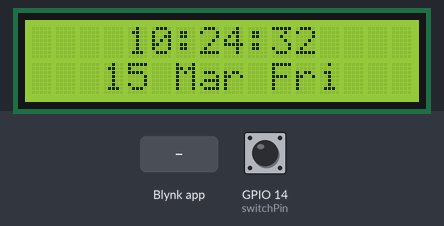
Bench run of a sketch on a simulated ESP8266 (NodeMCU). Shown: 16×2 character LCD. The inputs (shaded band) are chosen by the test bench; at power-on: GPIO 14 (switchPin) HIGH. WiFi joins after 1.5 s; servers stay silent unless stated; the local clock reads 2024-03-15 10:24:30 at power-on unless the sketch sets it.

Above: at 4.5 s.
4.6 s: Blynk app writes 1 to V0
At 5.7 s:
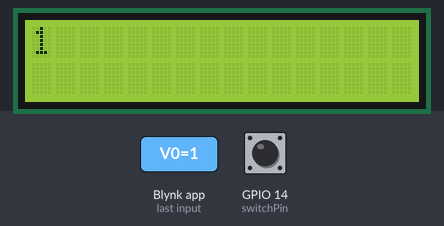
7.7 s: GPIO 14 (switchPin) pulled LOW for 3.2 s
At 12.7 s:
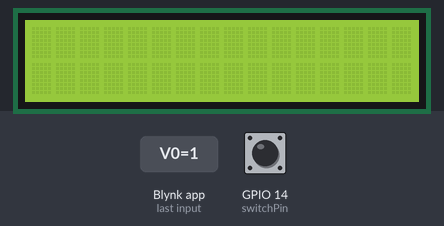
14.0 s: GPIO 14 (switchPin) pulled LOW for 1 s
At 24.0 s:
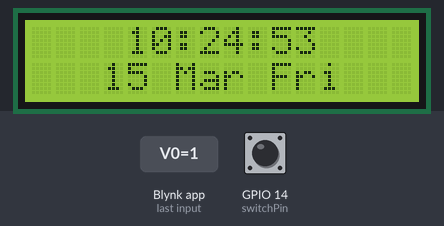
Timing chart, 0 to 24.1 s (numbered marks = the images above; inputs shaded):
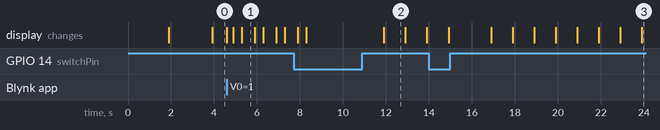

The sketch:

BlynkTerminalLCD.ino
```cpp
#define BLYNK_PRINT Serial

#include <Wire.h>
#include <TimeLib.h>
#include <ESP8266WiFi.h>
#include <LiquidCrystal_I2C.h>
#include <BlynkSimpleEsp8266.h>
#include <WidgetRTC.h>

// Set the LCD address to 0x27 for a 16 chars and 2 line display
LiquidCrystal_I2C lcd(0x27, 16, 2);

BlynkTimer timer;
WidgetRTC rtc;

// Attach virtual serial terminal to Virtual Pin V0
WidgetTerminal terminal(V0);

/***** Constants *****/

// For Blynk
char auth[] = "x9tDcNjDcBXq8qMhxm9HWVzrUEx-cbYZ";
char ssid[] = "Win's Family 2.4Ghz";
char pass[] = "phoehtaungwin";

// For Switch
int switchPin = 14; // GPIO 14, at D5
int prevState = -1;
int currState = -1;
long lastChangeTime = 0;

// For Backlight
boolean flashBacklight = false;

// For LCD Display
String message = "";

// For Time and Day
int timeAndDateTimerID;
String timeString = "hh:mm:ss";
String dateString = "dd:MMM:WDD";
String weekdayTable[] = {"???", "Sun", "Mon", "Tue", "Wed", "Thu", "Fri", "Sat"};
String monthTable[] = {"???", "Jan", "Feb", "Mar", "Apr", "May", "Jun", "Jul", "Aug", "Sep", "Oct", "Nov", "Dec"};

/***** END Constants *****/


/***** Helper Functions (Non Blynk Related) *****/

String getFormattedTimeString() {
  String hh, mm, ss;

  if (hour() < 10) {
    hh = "0"+String(hour());
  } else {
    hh = String(hour());
  }

  if (minute() < 10) {
    mm = "0"+String(minute());
  } else {
    mm = String(minute());
  }

  if (second() < 10) {
    ss = "0"+String(second());
  } else {
    ss = String(second());
  }

  return hh+":"+mm+":"+ss;
}

String getFormattedDateString(){
  String dd, mmm, wdd;

  if (day() < 10) {
    dd = "0"+String(day());
  } else {
    dd = String(day());
  }

  mmm = monthTable[month()];

  wdd = weekdayTable[weekday()];

  return dd+" "+mmm+" "+wdd;
}

// Centralized Display
// Time on 1st Row
// Date on 2nd row
void timeAndDateDisplay()
{
  timeString = getFormattedTimeString();
  lcd.setCursor(4,0);
  for (int i=0; i<timeString.length(); i++) {
    lcd.print(timeString[i]);
  }

  dateString = getFormattedDateString();
  lcd.setCursor(3,1);
  for (int i=0; i<dateString.length(); i++) {
    lcd.print(dateString[i]);
  }
}

void checkPin()
{
  // Invert state, since button is "Active LOW"
  int state = !digitalRead(switchPin);

  // Debounce mechanism
  long t = millis();
  if (state != prevState) {
    lastChangeTime = t;
  }
  if (t - lastChangeTime > 50) {
    if (state != currState) {
      currState = state;
      if (flashBacklight) {
        // Stop flashing backlight
        flashBacklight = false;
      } else {
        // Display acknowledgement on BlynkApp Terminal
        terminal.println("-----Acknowledged-----");
        terminal.println("");
        terminal.println(getFormattedTimeString());
        terminal.println("");
        terminal.flush();

        // Resume Time & Date display
        message = "";
        lcd.clear();
        timer.enable(timeAndDateTimerID);
      }
    }
  }
  prevState = state;
}

void backlightToggle()
{
  if (flashBacklight) {
    lcd.noBacklight();
    delay(400);
    lcd.backlight();
    delay(400);
  } else {
    lcd.backlight();
  }
}


/***** END Helper Functions (Non Blynk Related) *****/


/***** BLYNK Related Functions *****/

// To sync time every 10 sec
// Look in setup()
void requestTime()
{
  Blynk.sendInternal("rtc", "sync");
}

// When there is an input to VirtualPin 0 from Terminal Widget
BLYNK_WRITE(V0)
{
  // To check the status
  // Display "Ready" to Terminal Widget
  if (String("/") == param.asStr()) {
    terminal.println("-----Ready-----");
    terminal.println("");
    terminal.flush();
  }
  else {
    // Parse message
    message = param.asStr();

    // Cannot fit at all... for now!
    if (message.length() >= 32) {
      terminal.println("-----Too Large-----");
      terminal.println("");
      terminal.flush();

      message = "";

      return;
    }

    // Pause Time & Date from displaying
    timer.disable(timeAndDateTimerID);
    lcd.clear();

    // Can' fit in one row
    // Break to two rows and display
    if (message.length() >= 16) {
      // First row
      lcd.home();
      for (int charIndex=0; charIndex<16; charIndex++) {
        lcd.print(message[charIndex]);
      }
      // Second row
      lcd.setCursor(0,1);
      for (int charIndex=16; charIndex<message.length(); charIndex++) {
        lcd.print(message[charIndex]);
      }
    }
    else { // Can fit into one row
      lcd.print(message);
    }

    flashBacklight = true;

    // Display on BlynkApp Terminal
    terminal.println("-----Waiting For ACK-----");
    terminal.println();
    terminal.println(getFormattedTimeString());
    terminal.println();
    terminal.flush();
  }
}

/***** END BLYNK Related Functions *****/


void setup()
{
  // Debug console
  Serial.begin(9600);

  // Initialize LCD
  // Hardware LCD. SDA=GPIO 4, SCL=GPIO 5
  lcd.begin(4, 5);
  lcd.backlight();
  lcd.setCursor(2,0);
  lcd.print("Me izzu wait");
  lcd.setCursor(2,1);
  lcd.print("da interneto");

  // Initialize switch
  pinMode(switchPin, INPUT_PULLUP);

  // Start the Blynk Magic
  Blynk.begin(auth, ssid, pass);
  rtc.begin();

  // Sycn RTC time every 100 seconds
  timer.setInterval(100000L, requestTime);

  // Timers
  // Begin our first state. Centralized Time & Date display
  timeAndDateTimerID = timer.setInterval(1000L, timeAndDateDisplay);
  timer.setInterval(500L, checkPin);
  timer.setInterval(1000L, backlightToggle);

  lcd.clear();

  // Display to terminal widget
  terminal.println("-----Restarted-----");
  terminal.println("");
  terminal.flush();

}

void loop()
{
  Blynk.run();
  timer.run();
}
```

Measured:
- after the input at 4.6 s, the display: changes at once (image 1)
- after the input at 14.0 s, the display: first changes after 0.91 s (image 3 shows a later state)
- what the display in image 1 shows lasts 0.6 s, from 5.3 s to 5.9 s
- what the display in image 2 shows lasts 1.0 s, from 11.9 s to 12.9 s
